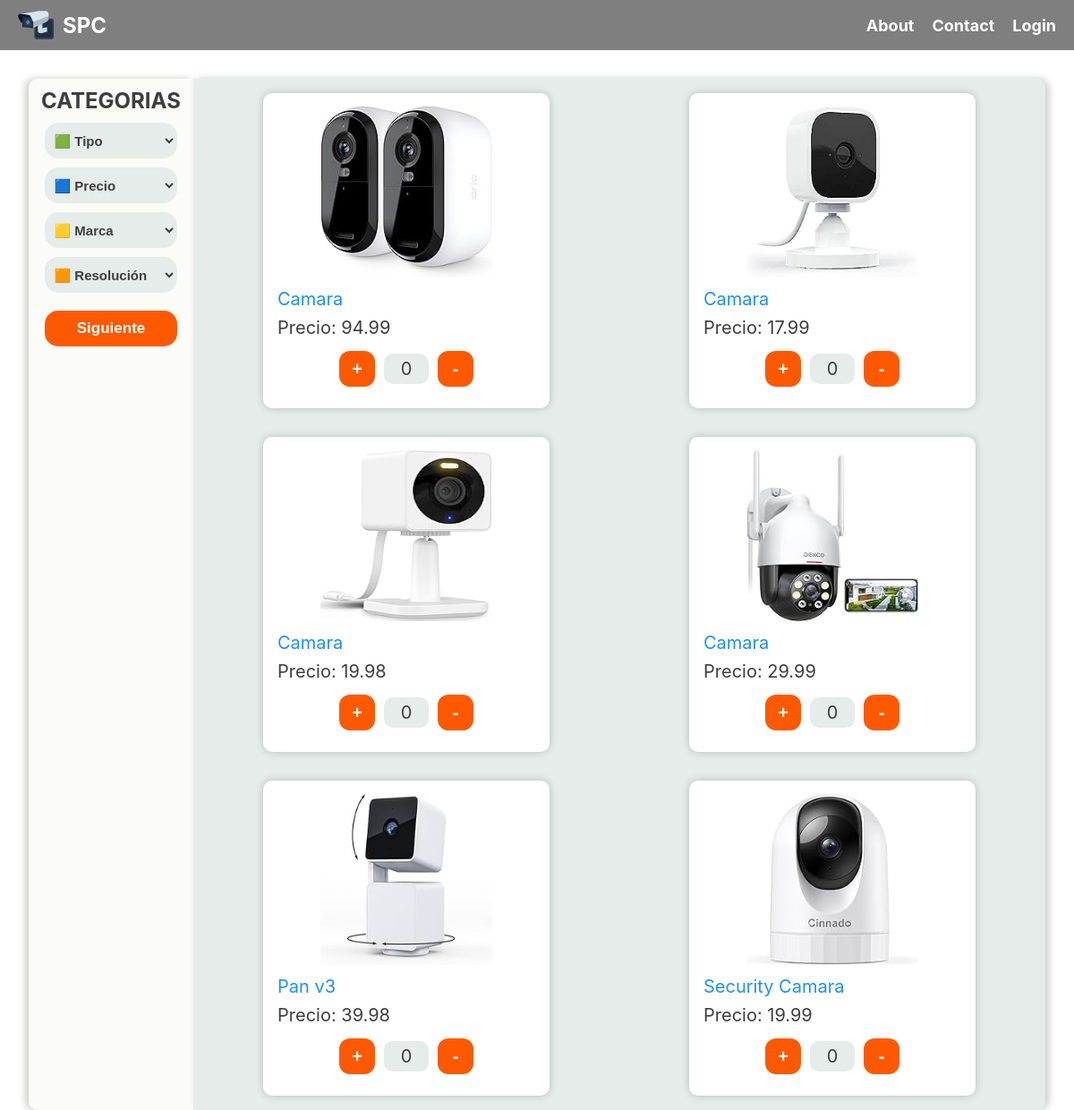
The app's page /camaras/ with its own data.
### Camaras/models.py (models this page shows, shortened)
class Camara(models.Model):
    TIPOS_CAMARA = [
        ('interior', 'Interior'),
        ('exterior', 'Exterior'),
    ]
    tipo = models.CharField(max_length=10, choices=TIPOS_CAMARA)
    nombre = models.CharField(max_length=100, default="Camara")
    precio = models.DecimalField(max_digits=10, decimal_places=2, validators=[MinValueValidator(0)])
    marca = models.CharField(max_length=100)
    resolucion = models.IntegerField(default=720)
    camara = models.ImageField(upload_to='camaras/', null=False, blank=True)
    angulo_vision = models.DecimalField(max_digits=5, decimal_places=2, validators=[MinValueValidator(0), MaxValueValidator(360)], default=90.00)

### Camaras/views.py (the view)
# urls.py: path('', camaras_view, name='camaras'),  # La URL raíz de la aplicación Camaras
def camaras_view(request):
    camaras = Camara.objects.all()
    categorias_tipo = Camara.TIPOS_CAMARA
    categorias_precio = Camara.objects.values_list('precio', flat=True).distinct()
    rangos_precio = [(0, 20), (20, 40), (40, 60), (60, 80), (80, 100)]
    categorias_marca = Camara.objects.values_list('marca', flat=True).distinct()
    categorias_resolucion = Camara.objects.values_list('resolucion', flat=True).distinct()
    categorias_nombre = Camara.objects.values_list('nombre', flat=True).distinct()
    angulo_vision = Camara.objects.values_list('angulo_vision', flat=True).distinct()
    context = {
        'camaras': camaras,
        'categorias_nombre': categorias_nombre,
        'categorias_tipo': categorias_tipo,
        'categorias_precio': categorias_precio,
        'categorias_marca': categorias_marca,
        'categorias_resolucion': categorias_resolucion,
        'rangos_precio': rangos_precio,
        'angulo_vision': angulo_vision,
    }
    return render(request, 'camaras.html', context)

### Camaras/templates/camaras.html (shortened to what this page needs)
<!DOCTYPE html>
<html lang="en">
<head>
    {% load static %}
    <link rel="stylesheet" href="{% static 'css/camera.css' %}">
</head>
<body>
{% include 'navbar.html' %}
<div class="contenedor-principal">
    <div class="contenedor-categorias">
        <h2 class="categorias"> CATEGORIAS </h2>
        <div>
            <select id="camaras_tipo" name="tipo">
                <option value=""> 🟩 Tipo</option>
            </select>
        </div>
        <div>
            <select id="camaras_precio" name="precio">
                <option value=""> 🟦 Precio</option>
            </select>
        </div>
        <div>
            <select id="camaras_marca" name="marca">
                <option value=""> 🟨 Marca</option>
            </select>
        </div>
        <div>
            <select id="camaras_resolucion" name="resolucion">
                <option value="">🟧 Resolución</option>
            </select>
        </div>
        <button class="siguiente" id="siguiente"> Siguiente</button>
    </div>
    <div class="galeria-imagenes">
        {% for camara in camaras %}
            <div class="imagen-camara"
                 data-id="{{ camara.id }}"
                 data-tipo="{{ camara.tipo }}"
                 data-precio="{{ camara.precio }}"
                 data-marca="{{ camara.marca }}"
                 data-resolucion="{{ camara.resolucion }}"
                 data-angulo-vision="{{ camara.angulo_vision }}">
                <img src="{{ camara.camara.url }}" alt="{{ camara.nombre }}">
                <p class="nombre-camara">{{ camara.nombre }}</p>
                <p class="precio-camara">Precio: {{ camara.precio }}</p>
                <div class="contenedor-contador">
                    <button class="btn-agregar" data-id="{{ camara.id }}">+</button>
                    <span class="contador" id="contador-{{ camara.id }}">0</span>
                    <button class="btn-eliminar" data-id="{{ camara.id }}">-</button>
                </div>
            </div>
        {% endfor %}
    </div>
</div>
</body>
</html>

### Main/templates/navbar.html (shortened to what this page needs)
<!DOCTYPE html>
<html lang="en">
<head>
    {% load static %}
    <link rel="stylesheet" href="{% static 'css/navbar.css' %}">
</head>
<body>
<nav class="navbar-background">
    <ul class="navbar">
        <li class="navbar-left">
            <a href="{% url 'home' %}">
                <img src="{% static 'images/camera_icon.png' %}" alt="Icono" class="navbar-icon">
                <h2 class="navbar-title">SPC</h2>
            </a>
        </li>
        <div class="navbar-right">
            <li><a href="{% url 'home' %}#about">About</a></li>
            <li><a href="{% url 'home' %}#contact">Contact</a></li>
            {% if user.is_authenticated %}
            <li><a href="{% url 'mis_planos' %}">Mis Planos</a></li>
                <li><a href="{% url 'logout' %}">Logout</a></li>
            {% else %}
                <li><a href="{% url 'login' %}">Login</a></li>
            {% endif %}
        </div>
    </ul>
</nav>
    <div class="imagen-navbar">
    </div>
</body>
</html>

### Camaras/static/css/camera.css (style rules this page uses)
:root { --blanco-perla: #FBFCF8; --gris: #E5ECE9; --naranja-oscuro: #D33A1A; --texto: #3e3e3e; --naranja: #ff5900; }
body { font-family: -apple-system, BlinkMacSystemFont, "Segoe UI", Roboto, "Helveticas Neue", Arial, sans-serif; margin: 0; padding: 0; background-color: white; color: #333; }
.imagen-navbar { position: relative; height: 56px; overflow: hidden; }
.contenedor-principal { display: flex; gap: 0; margin: 0; }
.contenedor-categorias { background-color: var(--blanco-perla); width: 15rem; border-top-left-radius: 10px; border-bottom-left-radius: 10px; margin: 2rem 0 0 2rem; text-align: center; min-height: 85vh; box-shadow: -4px 0px 8px rgba(0, 0, 0, 0.2); }
.categorias { color: #3e3e3e; padding-top: 10px; margin: 0; }
.contenedor-categorias select { width: 80%; font-size: 15px; padding: 5px; background-color: var(--gris); border-radius: 15px; border-color: var(--gris); margin-top: 10px; color: #3e3e3e; font-weight: bold; height: 40px; }
.siguiente { width: 80%; border-width: 0; font-size: 17px; padding: 5px; background-color: var(--naranja); color: white; border-radius: 15px; border-color: var(--naranja); font-weight: bold; height: 40px; }
.contenedor-categorias select option { background-color: #f9f9f9; color: #333; }
.contenedor-categorias #camaras_resolucion { margin-bottom: 20px; }
.galeria-imagenes { background-color: var(--gris); display: grid; grid-template-columns: repeat(auto-fit, minmax(325px, 1fr)); gap: 2rem; padding: 1rem; margin-top: 2rem; margin-right: 2rem; width: 100%; border-top-right-radius: 10px; border-bottom-right-radius: 10px; justify-items: center; box-shadow: 4px 0px 8px rgba(0, 0, 0, 0.2); }
.imagen-camara { background-color: white; border-radius: 10px; overflow: hidden; display: flex; flex-direction: column; align-items: center; justify-content: center; width: 20rem; height: 22rem; box-shadow: 0px 0px 10px rgba(0,0,0,0.2); }
.imagen-camara img { width: 12rem; height: 12rem; border-radius: 5px; margin-bottom: 8px; }
.galeria-imagenes p { font-size: 20px; margin: 2px 0; padding: 2px; text-align: left; width: 100%; margin-left: 2rem; }
.nombre-camara { color: dodgerblue; }
.precio-camara { color: var(--texto); }
.contenedor-contador { display: flex; align-items: center; justify-content: center; margin: 10px 0; }
.btn-agregar, .btn-eliminar { width: 40px; border-width: 0; font-size: 20px; padding: 5px; background-color: var(--naranja); color: white; border-radius: 12px; border-color: var(--naranja); font-weight: bold; height: 40px; cursor: pointer; transition: background-color 0.3s; }
.contador { font-size: 20px; color: #3e3e3e; margin: 0 10px; padding: 5px 10px; border-radius: 10px; background-color: var(--gris); display: inline-block; text-align: center; min-width: 30px; }

### Main/static/css/navbar.css (style rules this page uses)
:root { --blanco-perla: #FBFCF8; --gris: #E5ECE9; --naranja-oscuro: #D33A1A; --texto: #3e3e3e; --naranja: #ff5900; }
body { font-family: -apple-system, BlinkMacSystemFont, "Segoe UI", Roboto, "Helveticas Neue", Arial, sans-serif; }
.navbar-background { background-size: cover; background-position: center; }
.navbar { list-style: none; padding: 8px 20px; margin: 0; display: flex; justify-content: space-between; align-items: center; background-color: rgba(0, 0, 0, 0.5); color: white; font-weight: bold; position: fixed; top: 0; left: 0; right: 0; z-index: 1000; }
.navbar-left { display: flex; align-items: center; }
.navbar-right { display: flex; align-items: center; text-align: center; }
.navbar-right li { margin-left: 20px; }
.navbar a { text-decoration: none; color: white; font-size: 18px; }
.navbar-left a { display: flex; align-items: center; text-decoration: none; }
.navbar-icon { width: 40px; height: auto; margin-right: 10px; }
.navbar-title { font-size: 24px; margin: 0; color: white; }

### records on screen
Camara: camara (picture), nombre "Camara", precio "94.99"
Camara: camara (picture), nombre "Camara", precio "17.99"
Camara: camara (picture), nombre "Camara", precio "19.98"
Camara: camara (picture), nombre "Camara", precio "29.99"
Camara: camara (picture), nombre "Pan v3", precio "39.98"
Camara: camara (picture), nombre "Security Camara", precio "19.99"
